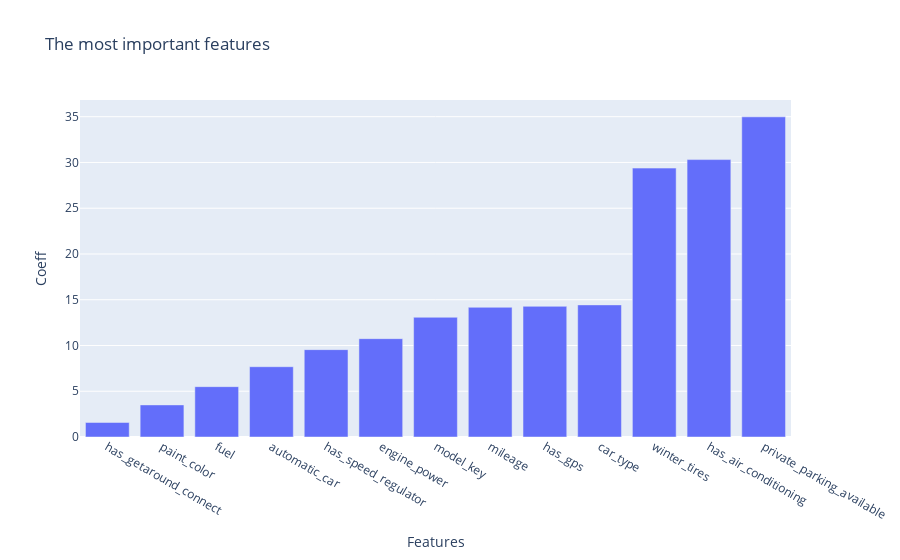

Notebook cell for this chart:
### Code cell
px.bar(coef_df, 'Features', 'Coeff', title='The most important features')

### Figure 1 — Plotly figure (JSON) as saved in the notebook; plotly's stock layout.template omitted (floating-point values rounded to 4 significant figures)
{"data": [{"alignmentgroup": "True", "hovertemplate": "Features=%{x}<br>Coeff=%{y}<extra></extra>", "legendgroup": "", "marker": {"color": "#636efa", "pattern": {"shape": ""}}, "name": "", "offsetgroup": "", "orientation": "v", "showlegend": false, "textposition": "auto", "type": "bar", "x": ["has_getaround_connect", "paint_color", "fuel", "automatic_car", "has_speed_regulator", "engine_power", "model_key", "mileage", "has_gps", "car_type", "winter_tires", "has_air_conditioning", "private_parking_available"], "xaxis": "x", "y": [1.589, 3.508, 5.502, 7.681, 9.546, 10.75, 13.08, 14.17, 14.28, 14.44, 29.38, 30.31, 34.98], "yaxis": "y"}], "layout": {"barmode": "relative", "legend": {"tracegroupgap": 0}, "title": {"text": "The most important features"}, "xaxis": {"anchor": "y", "domain": [0, 1], "title": {"text": "Features"}}, "yaxis": {"anchor": "x", "domain": [0, 1], "title": {"text": "Coeff"}}}}
